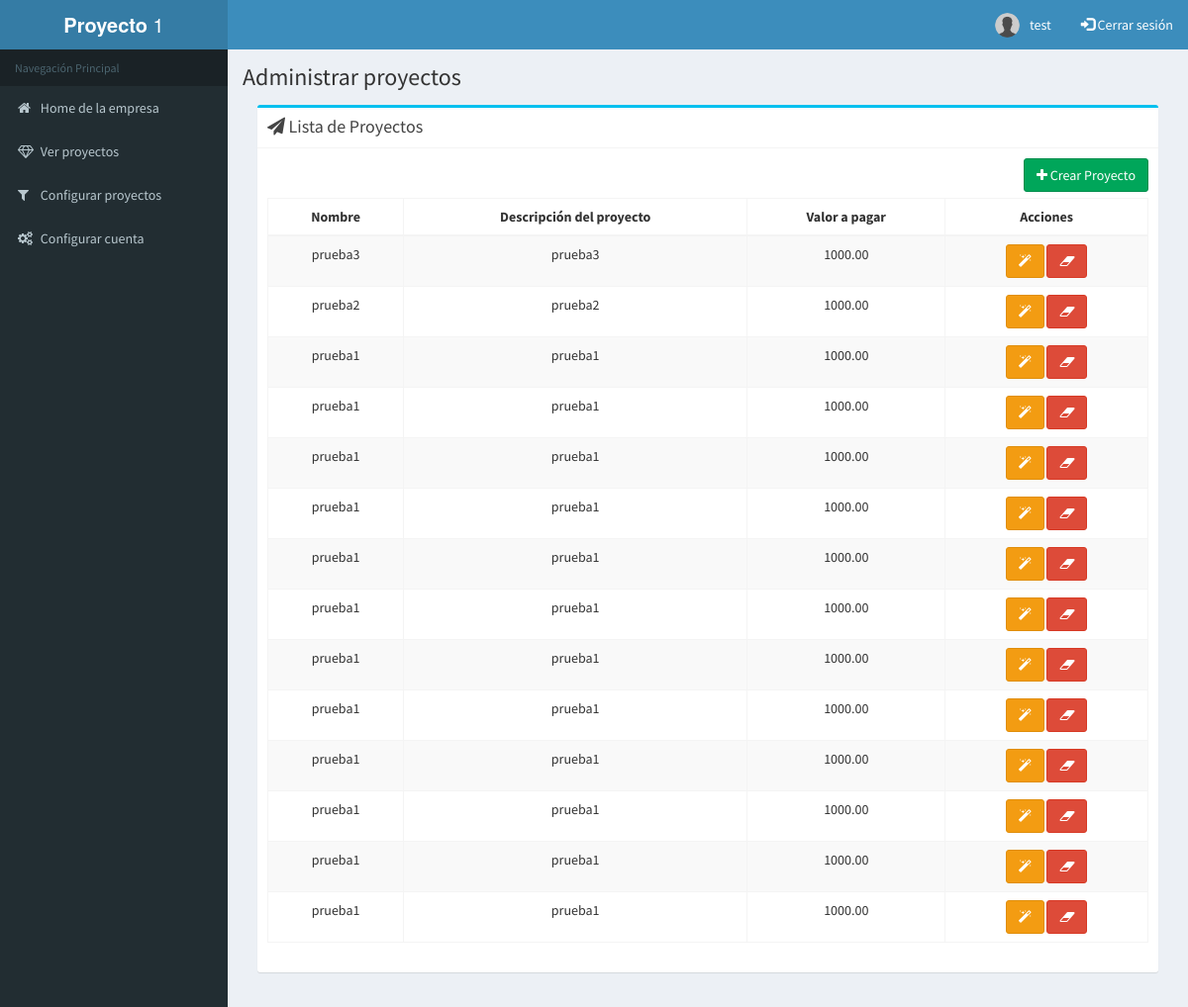
The page /manage_projects/ (signed in) on the database its author committed.
### designs/models.py (models this page shows, shortened)
class Project(models.Model):
    project_name = models.CharField(max_length = 50, null = False, blank = False, verbose_name = 'Nombre Proyecto')
    project_description = models.TextField(max_length = 4000, verbose_name = 'Descripción de Proyecto')
    project_payment_value = models.DecimalField(max_digits = 15, decimal_places = 2, verbose_name = 'Valor a Pagar')
    project_create_date = models.DateTimeField(auto_now_add = True, verbose_name = 'Fecha Creación')
    project_state = models.ForeignKey(State, on_delete = models.CASCADE, verbose_name = 'Estado del Proyecto')
    project_enterprise = models.ForeignKey(Enterprise, on_delete = models.CASCADE, verbose_name = 'Empresa')
    class Meta():
        verbose_name = 'Proyecto'
        verbose_name_plural = 'Proyectos'

### designs/views.py (the view)
@login_required
def manage_projects(request):
    if not request.user.is_staff:
        return redirect('home:home')
    enterprise = Enterprise.objects.get(user_id=request.user)
    projects = Project.objects.filter(project_enterprise_id=enterprise).order_by('-project_create_date')
    if request.method == 'POST':
        form = ProjectForm(
            initial={'project_enterprise_id': enterprise}
        )
        if 'create-button' in request.POST:
            try:
                data = {}
                data['project_pk'] = '0'
                data['project_name'] = request.POST['project_name']
                data['project_description'] = request.POST['project_description']
                data['project_payment_value'] = request.POST['project_payment_value']
                form = ProjectForm(data)
                if form.is_valid():
                    active_state = State.objects.get(state_type='Proyecto', state_description='Activo')
                    Project.objects.create(
                        project_name=data['project_name'],
                        project_description=data['project_description'],
                        project_payment_value=data['project_payment_value'],
                        project_enterprise_id=enterprise.id,
                        project_state_id=active_state.id
                    )
                    projects = Project.objects.filter(project_enterprise_id=enterprise).order_by('-project_create_date')
                    form = ProjectForm(
                        initial={'project_enterprise_id': enterprise}
                    )
            except ObjectDoesNotExist:
                form = ProjectForm(
                    initial={'project_pk': 'Error ocurrido durante la creación del proyecto, por favor reintente.'}
                )
        elif 'edit-button' in request.POST:
            try:
                project = Project.objects.get(pk=request.POST['project_pk'], project_enterprise_id=enterprise)
                data = {}
                data['project_pk'] = request.POST['project_pk']
                data['project_name'] = request.POST['project_name']
                data['project_description'] = request.POST['project_description']
                data['project_payment_value'] = request.POST['project_payment_value']
                form = ProjectForm(data)
                if form.is_valid():
                    project.project_name = request.POST['project_name']
                    project.project_description = request.POST['project_description']
                    project.project_payment_value = request.POST['project_payment_value']
                    project.save()
            except ObjectDoesNotExist:
                form = ProjectForm(
                    initial={'project_pk': 'Error ocurrido durante la actualización, por favor reintente.'}
                )
        elif 'delete-button' in request.POST:
            try:
                project = Project.objects.get(pk=request.POST['pk'], project_enterprise_id=enterprise)
                project.delete()
                form = ProjectForm(
                    initial={'project_enterprise_id': enterprise}
                )
            except:
                form = ProjectForm(
                    initial={'project_pk': 'Error ocurrido durante la eliminación del proyecto, por favor reintente.'}
                )
        else:
            form = ProjectForm(
                initial={'project_enterprise_id': enterprise}
            )
    else:
        form = ProjectForm(
            initial={'project_enterprise_id': enterprise}
        )
    context = {
        'projects': projects,
        'form': form
    }
    return render(request, 'designs/manage_projects.html', context=context)

### templates/designs/manage_projects.html (shortened to what this page needs)
{% extends "designs/base.html" %}
{% block container %}
    <h1>Administrar proyectos</h1>
    <section class="content">
        <div class="row">
            <div class="col-xs-12">
                <div class="box box-info">
                    <div class="box-header with-border">
                        <h3 class= "box-title"><i class="fa fa-paper-plane"></i>   Lista de Proyectos</h3>
                    </div>
                    <div class="box-body">
                        <button type="button"
                            class="btn btn-success fa-pull-right"
                            data-toggle="modal"
                            data-target="#modal-create"
                            onclick="cleanFields()">
                            <i class="fa fa-plus"></i>
                               Crear Proyecto
                        </button>
                        <br />
                        <br />
                        <div class="table-wrapper">
                            <table class="table table-striped table-hover table-bordered">
                                <thead>
                                    <tr>
                                        <td align="center"> <b> Nombre </b> </td>
                                        <td align="center"> <b> Descripción del proyecto</b> </td>
                                        <td align="center"> <b> Valor a pagar </b> </td>
                                        <td align="center"> <b> Acciones </b> </td>
                                    </tr>
                                </thead>
                                <tbody>
                                    {% for project in projects %}
                                    <tr>
                                        <td align="center"> {{ project.project_name }} </td>
                                        <td align="center"> {{ project.project_description }} </td>
                                        <td align="center"> {{ project.project_payment_value }} </td>
                                        <td align="center">
                                            <button type="button"
                                                class="btn btn-warning"
                                                data-toggle="modal"
                                                data-target="#modal-warning"
                                                onclick="populateEditModal({{ project.pk }}, '{{ project.project_name }}' , '{{ project.project_description }}' , '{{ project.project_payment_value }}' )"
                                                title="Editar proyecto">
                                                <i class="fa fa-magic"></i>
                                            </button>
                                            <button type="button"
                                                class="btn btn-danger"
                                                data-toggle="modal"
                                                data-target="#modal-delete"
                                                title="Borrar proyecto"
                                                onclick="populateDeleteModal({{ project.pk }} , '{{ project.project_name }}' )">
                                                <i class="fa fa-eraser"></i>
                                            </button>
                                        </td>
                                    </tr>
                                    {% endfor %}
                                </tbody>
                            </table>
                        </div>
                    </div>
                </div>
            </div>
        </div>
    </section>
{% endblock %}

### templates/designs/base.html (shortened to what this page needs)
<!DOCTYPE html>
<html lang="es">
    <head>
        {% load staticfiles %}
        {% load static %}
        <link rel="stylesheet" href="{% static 'css/bootstrap.min.css' %}">
        <link rel="stylesheet" href="{% static 'css/AdminLTE.min.css' %}">
        <link rel="stylesheet" href="{% static 'css/all.css' %}">
        <link rel="stylesheet" href="{% static 'css/skins/_all-skins.min.css' %}">
        <link rel="stylesheet" href="{% static 'css/ionicons.min.css' %}">
        <link rel="stylesheet" href="{% static 'css/font-awesome.min.css'  %}">
    </head>
</html>
<body class="hold-transition skin-blue sidebar-mini">
    <div class="wrapper">
        {% include 'designs/navbar.html' %}
        {% if user.is_authenticated %}
            {% include 'designs/menu.html' %}
        {% endif %}
        <div class="content-wrapper"
            >
            <section class="content-header">
                {% block container %}
                {% endblock%}
            </section>
        </div>
    </div>
</body>

### templates/designs/navbar.html (shortened to what this page needs)
{% load static %}
<header class="main-header">
    <a href="{% url 'home:home' %}" class="logo">
        <span class="logo-lg"><b>Proyecto</b> 1</span>
    </a>
    <nav class="navbar navbar-static-top">
        <div class="navbar-custom-menu">
            <ul class="nav navbar-nav">
                <li class="dropdown user user-menu">
                    <a href="{% if user.is_authenticated %}
                        {% url 'home:home' %}
                        {% else %}
                        {% url 'users:login' %}
                        {% endif %}"
                        class="dropdown-toggle" >
                        <img src="{% static 'img/default-profile.png' %}"
                            class="user-image"
                            alt="usuario">
                        <span class="hidden-xs">
                            {% if user.is_authenticated %}
                                {{ request.user.username }}
                            {% else %}
                                Iniciar Sesión
                            {% endif %}
                        </span>
                    </a>
                </li>
                {% if user.is_authenticated %}
                    <li>
                        <a href="{% url 'users:logout' %}"><span class="glyphicon glyphicon-log-in"></span> Cerrar sesión</a>
                    </li>
                {% endif %}
            </ul>
        </div>
    </nav>
</header>

### templates/designs/menu.html (shortened to what this page needs)
{% load static %}
<aside class="main-sidebar">
    <section class="sidebar">
        <ul class="sidebar-menu" data-widget="tree">
            <li class="header">Navegación Principal</li>
            {% if user.is_staff %}
                <li>
                    <a href="{% url 'enterprise:admin_home' %}">
                        <i class="fa fa-home"></i> <span>Home de la empresa</span>
                    </a>
                </li>
                <li>
                    <a href="{% url 'enterprise:my_projects' %}">
                        <i class="fa fa-diamond"></i> <span>Ver proyectos</span>
                    </a>
                </li>
                <li>
                    <a href="{% url 'enterprise:manage_projects' %}">
                        <i class="fa fa-filter"></i> <span>Configurar proyectos</span>
                    </a>
                </li>
                <li>
                    <a href="{% url 'enterprise:manage_account' %}">
                        <i class="fa fa-cogs"></i> <span>Configurar cuenta</span>
                    </a>
                </li>
            {% endif %}
        </ul>
    </section>
</aside>

### rows shown on the page
Project: project_name "prueba3", project_description "prueba3", project_payment_value "1000.00"
Project: project_name "prueba2", project_description "prueba2", project_payment_value "1000.00"
Project: project_name "prueba1", project_description "prueba1", project_payment_value "1000.00"
Project: project_name "prueba1", project_description "prueba1", project_payment_value "1000.00"
Project: project_name "prueba1", project_description "prueba1", project_payment_value "1000.00"
Project: project_name "prueba1", project_description "prueba1", project_payment_value "1000.00"
Project: project_name "prueba1", project_description "prueba1", project_payment_value "1000.00"
Project: project_name "prueba1", project_description "prueba1", project_payment_value "1000.00"
Project: project_name "prueba1", project_description "prueba1", project_payment_value "1000.00"
Project: project_name "prueba1", project_description "prueba1", project_payment_value "1000.00"
Project: project_name "prueba1", project_description "prueba1", project_payment_value "1000.00"
Project: project_name "prueba1", project_description "prueba1", project_payment_value "1000.00"
Project: project_name "prueba1", project_description "prueba1", project_payment_value "1000.00"
Project: project_name "prueba1", project_description "prueba1", project_payment_value "1000.00"

### other values the page prints
{{ request.user.username }} "test"
